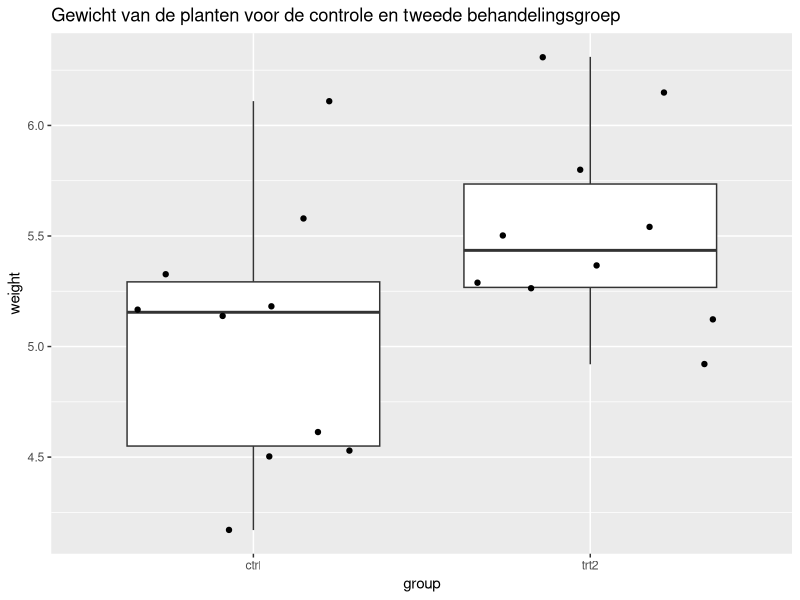
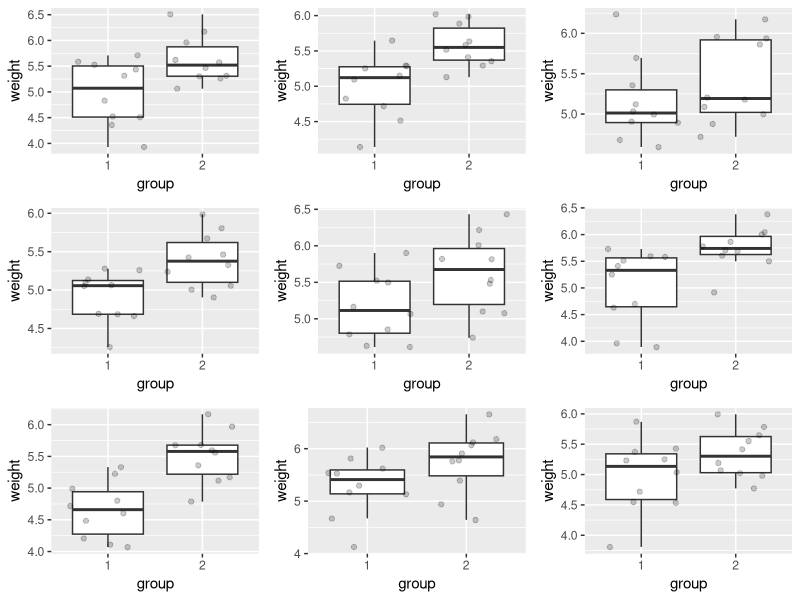
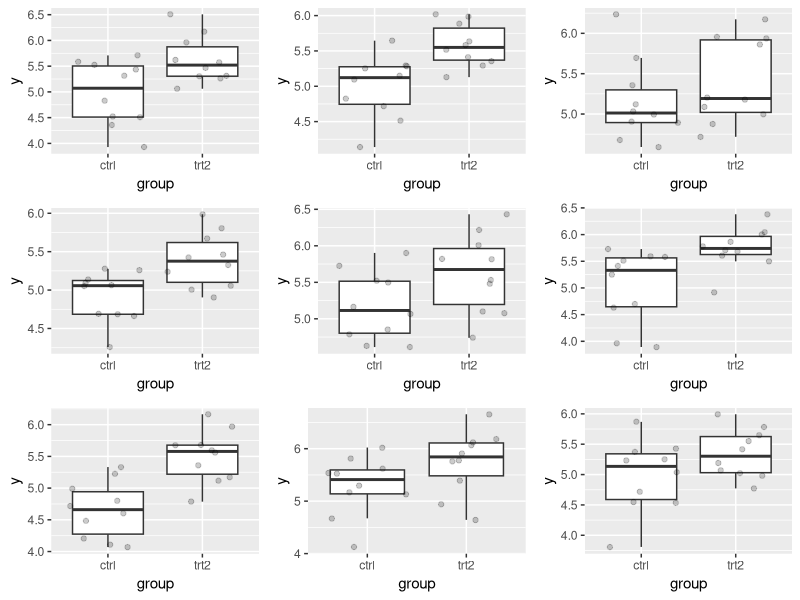
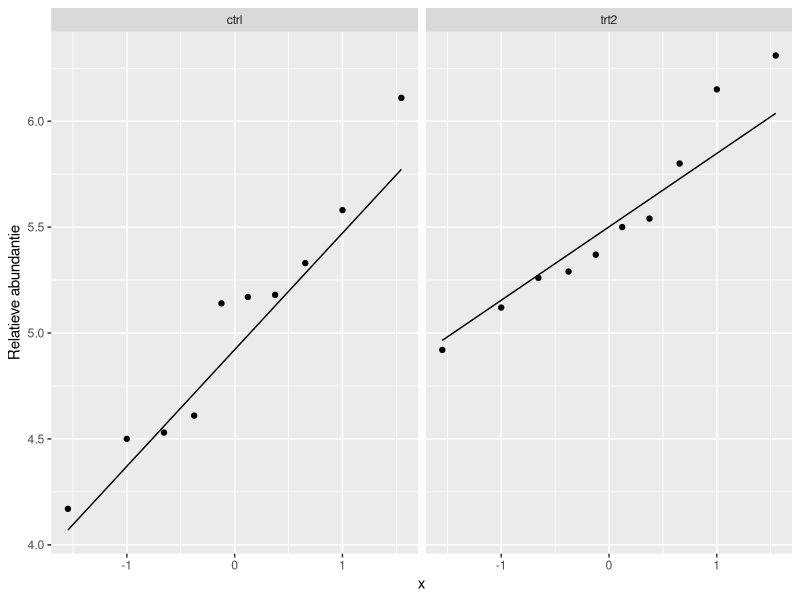
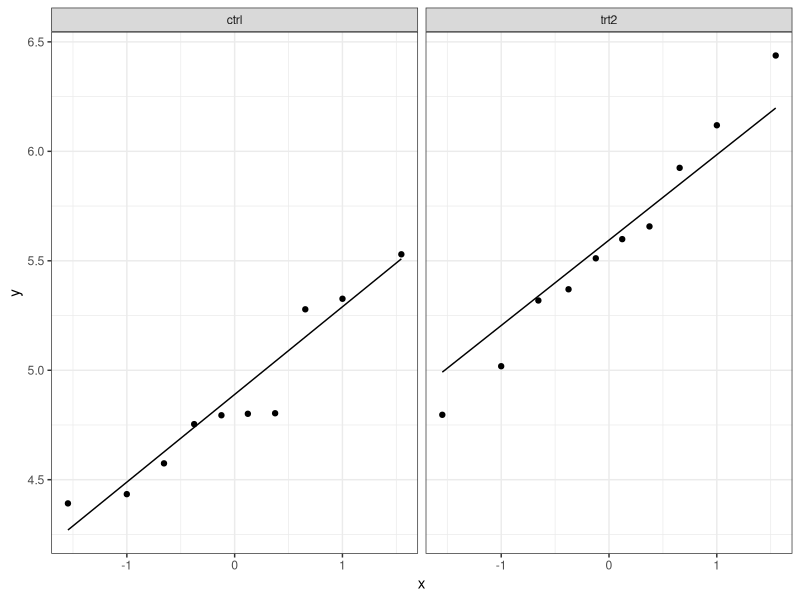
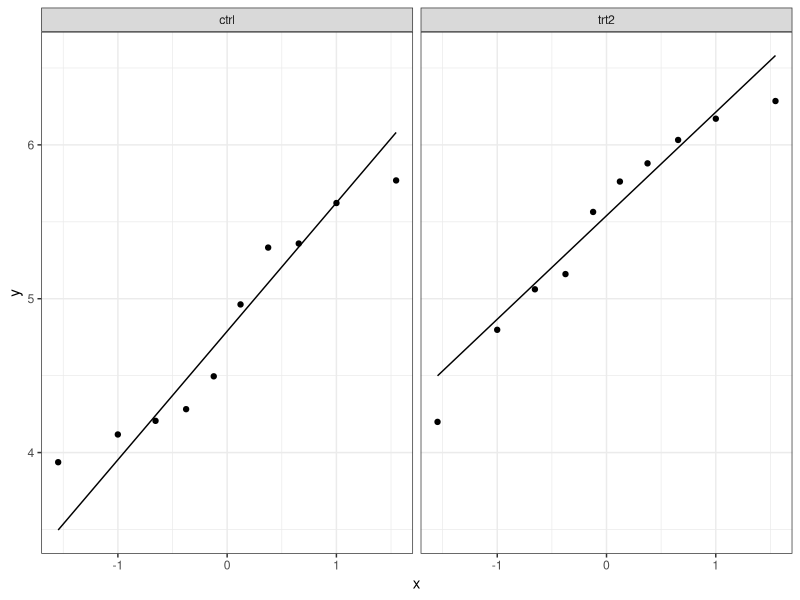
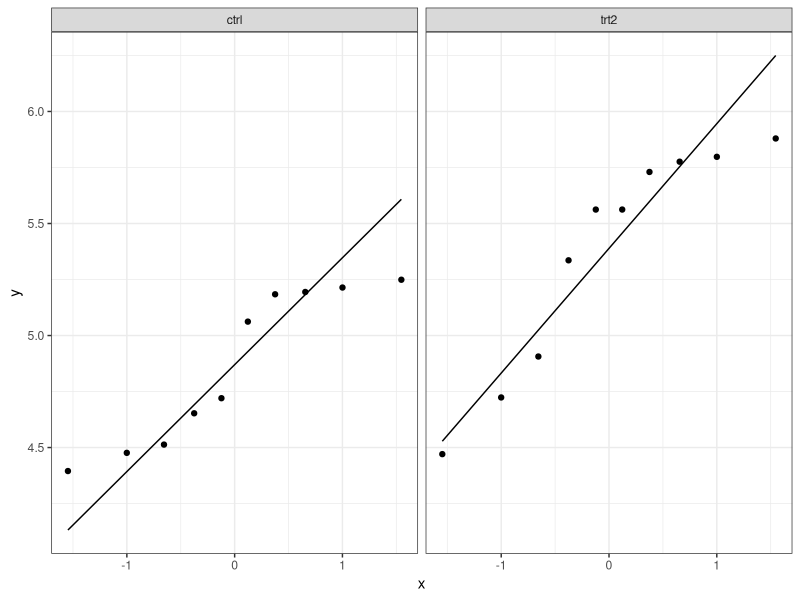
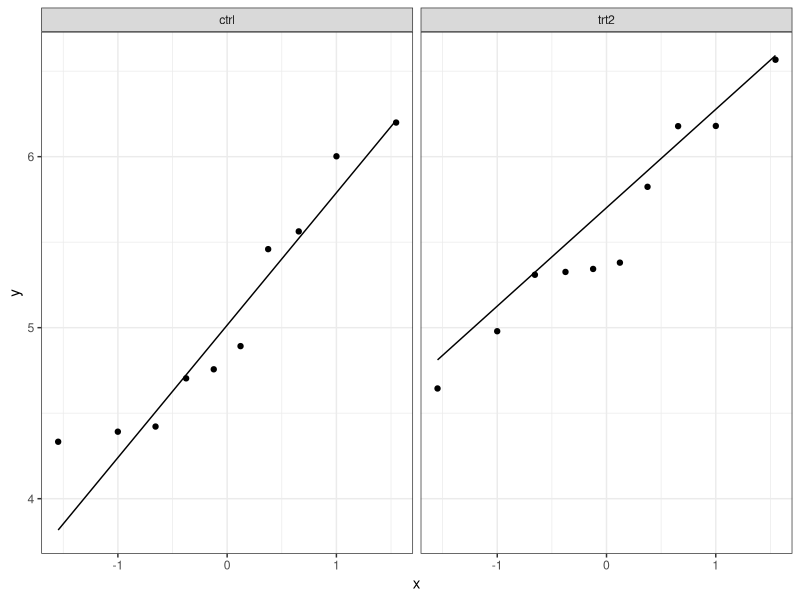

These figures' R source, in order:
## ---- chunk 1
suppressPackageStartupMessages({
  library(tidyverse)
  library(ggplot2)
  library(gridExtra)
})
## ---- chunk 2
data("PlantGrowth")
## ---- chunk 3
#Bekijk hoe de dataset PlantGrowth eruit ziet
head(PlantGrowth)
## ---- chunk 4
#Filter de data zodat enkel data van de controle- (ctrl) en tweede behandelingsgroep (trt2) gebruikt worden.
PlantGrowth <- PlantGrowth %>% filter(group == "ctrl" | group == "trt2")
## ---- chunk 5
#Maak een boxplot voor elke groep (group) van het gewicht (weight) van de planten 
PlantGrowth %>% ggplot(aes(x=group,y=weight)) +
  geom_boxplot() +
  geom_jitter() +
  ggtitle("Gewicht van de planten voor de controle en tweede behandelingsgroep")
## ---- chunk 6
set.seed(52)
par(mfrow=c(3,3), mar=c(3,2,1,1))
st_dev <- PlantGrowth %>% group_by(group) %>% summarise(stdev = sd(weight))
means<- PlantGrowth %>% group_by(group) %>% summarise(m=mean(weight))
counts <- PlantGrowth %>% count(group)
sd_pooled = sqrt(((counts$n[1]-1) * st_dev$stdev[1]^2 + (counts$n[2]-1) * st_dev$stdev[2]^2) / (counts$n[1] + counts$n[2] - 2))

plots <- list()
for(i in 1:9){
  a <- rnorm(counts[1,2], mean=means$m[1], sd=sd_pooled)
  b <- rnorm(counts[2,2], mean=means$m[2], sd=sd_pooled)
  df <- data.frame("weight" = c(a,b), "group" = as.factor(c(rep(1,counts[1,2]),rep(2,counts[2,2]))))
  
  plots[[i]] <- ggplot(data=df, aes(x=group,y=weight)) + 
                geom_boxplot(outlier.shape = NA) + 
                geom_jitter(alpha=.2)
}
do.call('grid.arrange',c(plots,nrow=3, ncol = 3))
## ---- chunk 7
set.seed(52)
par(mfrow=c(3,3), mar=c(3,2,1,1))
plotList <- lapply(1:9, function(x,means,sd,nobs)
{
  data.frame(y = rnorm(
      sum(counts$n),
      mean=rep(means$m,times=nobs$n),
      sd=sd_pooled),
      group =  rep(nobs$group,times=counts$n)
  ) %>% 
    ggplot(aes(group,y)) +
    geom_boxplot(outlier.shape = NA) +
    geom_jitter(alpha=.2)
}, means=means,nobs=counts,sd=sd_pooled)

## ---- chunk 8
do.call("grid.arrange",c(plotList,nrow=3,ncol=3))
## ---- chunk 9
# Maak een QQplot van het gewicht van de planten voor elke treatment
PlantGrowth %>%
  ggplot(aes(sample = weight)) +
  geom_qq() +
  geom_qq_line() +
  facet_grid(.~group) +
  ylab("Relatieve abundantie")
## ---- chunk 10
plotList <- lapply(1:9, function(x,means,sd,nobs)
{
  data.frame(y = rnorm(
      sum(counts$n),
      mean=rep(means$m,times=counts$n),
      sd=sd_pooled),
      group =  rep(counts$group,times=counts$n)
  ) %>% 
    ggplot(aes(sample=y)) +
    geom_qq() + # qq-punten
    geom_qq_line() + # qq-lijn
    theme_bw() + 
    facet_wrap(~group)
}, means=means,nobs=counts,sd=sd_pooled)
plotList
## ---- chunk 11
# Voer de two-sample t-test uit om de nulhypothese van gelijk gemiddeld gewicht tussen de controlebehandeling en behandeling 2 na te gaan.
model_t <- t.test(weight~group, data = PlantGrowth, var.equal=TRUE) # var.equal = FALSE is de default, wat de Welch t-test zou zijn
model_t

## ---- chunk 12
# Voer een lineare regressie toe van het gewicht in functie van de behandelingsgroep.
model_lm <- lm(weight ~ group, data = PlantGrowth)
summary <- summary(model_lm)
summary
## ---- chunk 13
# Geef de 95% confidence intervals van de geschatte parameters.
confint <- confint(model_lm)
confint
